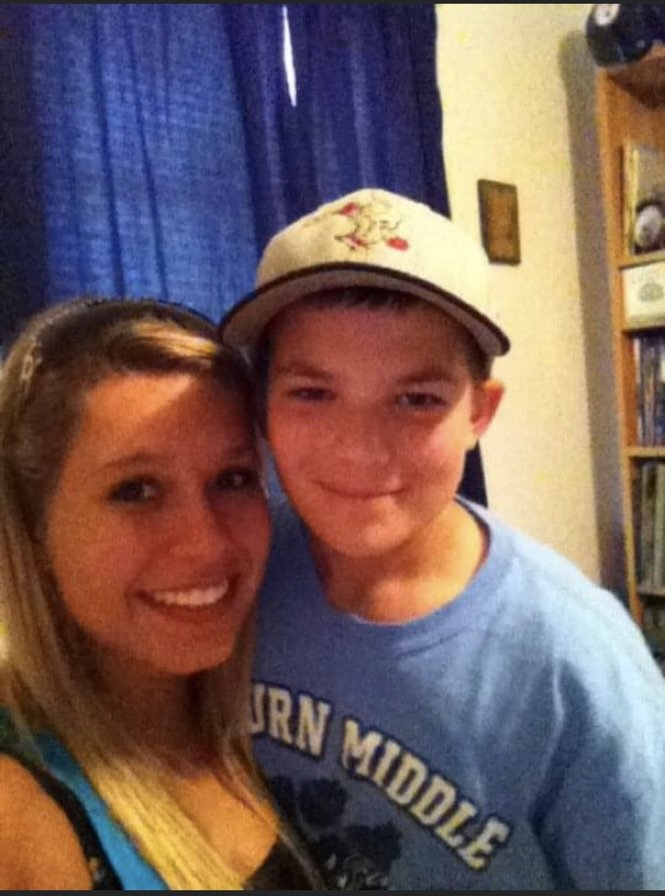
#> input picture site/memes/daniel-5-0.jpg, 665 x 896 px
$ python reece_swap.py ../site/memes/daniel-5-0.jpg ../site/memes/dart-gf.jpg out.png
#> lines starting #> are read from the running program, lines starting #| are printed output that depends on the picture; after the words box and inside, x2 and y2 are one past the last pixel; in counts of white or black regions, pixels touching at a corner belong together
import cv2, numpy as np, sys
from PIL import Image, ImageDraw, ImageFont
# usage: reece_swap.py <reece selfie (16.jpg)> <monster hat photo (15.jpg)> <out>
src=cv2.imread(sys.argv[1]); dst=cv2.imread(sys.argv[2]); H,W=dst.shape[:2]
#> further down, src is the input picture: shape (896, 665, 3); mean B, G, R 92, 94.9, 117.2
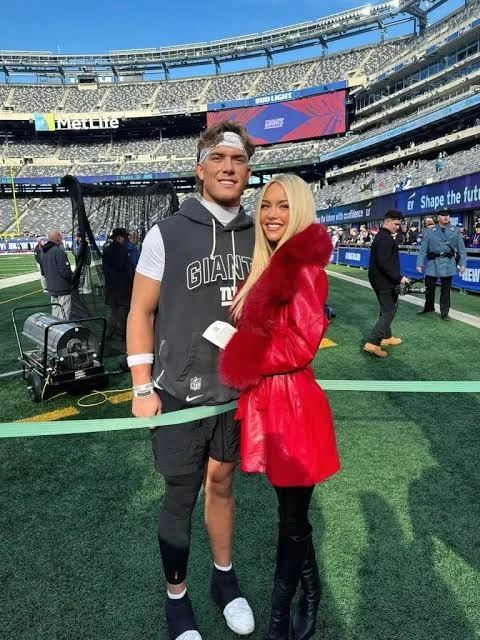
#> input picture site/memes/dart-gf.jpg, 480 x 640 px
#> further down, dst is the input picture: shape (640, 480, 3); mean B, G, R 96.7, 96.5, 91.6
#> after `H, W = dst.shape[:2]`: H = 640; W = 480
# landmark pairs: Reece selfie -> Monster hat guy (eyes, nose, mouth corners, chin, face edge)
S=np.float32([[277.5,450],[400,414],[355,500],[321.5,574],[436,539],[377.5,565],[390,685],
              [232,420],[250,520],[280,630],[465,610],[478,480],[470,400],[340,385]])
D=np.float32([[275,346],[409,306],[375,416],[362,455],[457,436],[410,446],[415,514],
              [240,348],[276,408],[335,484],[470,492],[502,415],[510,330],[342,312]])
# frame points so triangles cover the whole image (global affine from eyes + mouth)
M=cv2.getAffineTransform(S[[0,1,5]],D[[0,1,5]]); Mi=cv2.invertAffineTransform(M)
fr=np.float32([[0,0],[W-1,0],[W-1,H-1],[0,H-1],[W//2,0],[W-1,H//2],[W//2,H-1],[0,H//2]])
Sf=np.vstack([S,(Mi[:,:2]@fr.T).T+Mi[:,2]]); Df=np.vstack([D,fr])
sub=cv2.Subdiv2D((0,0,W,H))
for p in Df: sub.insert((float(min(p[0],W-1)),float(min(p[1],H-1))))
def idx(pt): return int(np.argmin(((Df-pt)**2).sum(1)))
warp=np.zeros_like(dst,np.float32)
for t in sub.getTriangleList():
    pts=t.reshape(3,2)
    if (pts<0).any() or (pts[:,0]>=W).any() or (pts[:,1]>=H).any(): continue
    ii=[idx(p) for p in pts]
    A=cv2.getAffineTransform(Sf[ii].astype(np.float32),Df[ii].astype(np.float32))
    wt=cv2.warpAffine(src,A,(W,H),flags=cv2.INTER_LANCZOS4,borderMode=cv2.BORDER_REFLECT).astype(np.float32)
    tm=np.zeros((H,W),np.uint8); cv2.fillConvexPoly(tm,np.int32(Df[ii]),1)
    warp[tm>0]=wt[tm>0]
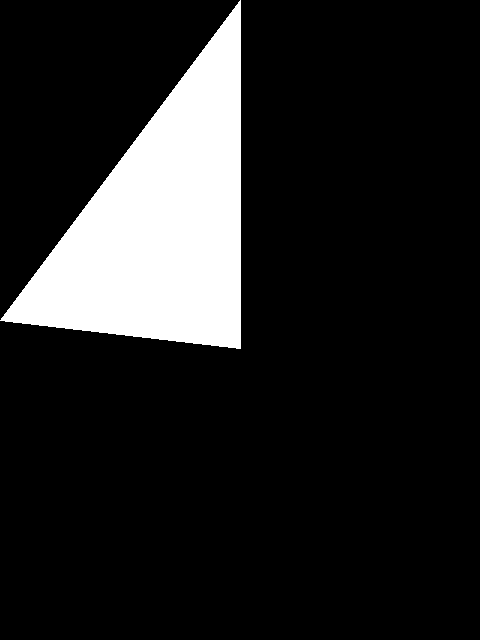
#> tm: shape (640, 480); values 0 (black) and 1 (white), 13.8% white; 1 white region, box (x1, y1, x2, y2) and area: (0, 0, 241, 349) 42253
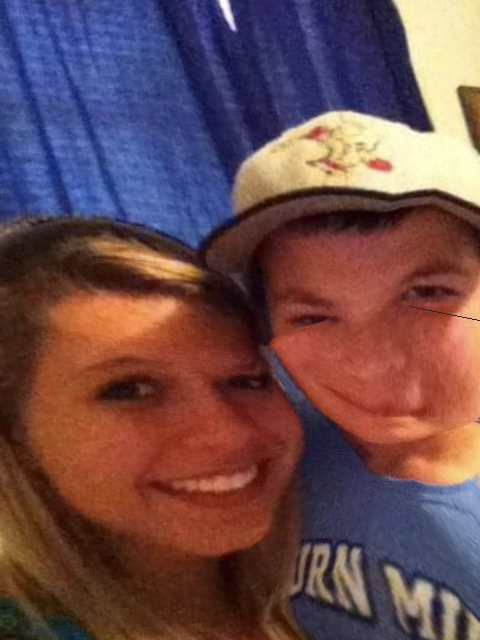
#> warp: shape (640, 480, 3) float32; mean B, G, R 78, 75.2, 107.8
# brim shadow on the warped face
yy,xx=np.mgrid[0:H,0:W].astype(np.float32)
def brim(x): return 322+(280-322)*(x-275)/(409-275)
dist=yy-brim(xx)
shade=np.clip(0.82+0.18*(dist/60.0),0.82,1.0)[...,None]
warp=np.clip(warp*shade,0,255).astype(np.uint8)
sm=cv2.bilateralFilter(warp,9,40,9); warp=cv2.addWeighted(sm,0.7,warp,0.3,0)
# soften crow's feet and under-eye lines so the grin isn't haggard
sm2=cv2.bilateralFilter(cv2.bilateralFilter(warp,15,60,15),15,60,15)
cf=np.zeros((H,W),np.float32)
#> cf: shape (640, 480) float32; every value is 0
for (cx,cy,ax,ay,ang) in [(452,300,30,26,-17),(250,356,22,26,-17),(409,326,34,13,-17),(278,366,30,13,-17)]:
    cv2.ellipse(cf,(cx,cy),(ax,ay),ang,0,360,1,-1)
#> cf: shape (640, 480) float32; values 0 (black) and 1 (white), 2.1% white; 2 white regions, box (x1, y1, x2, y2) and area: (376, 274, 480, 343) 3777, (228, 330, 308, 383) 2753
cf=cv2.GaussianBlur(cf,(0,0),7)[...,None]*0.85
#> cf: shape (640, 480, 1) float32
warp=(sm2*cf+warp*(1-cf)).astype(np.uint8)
poly=np.int32([[250,334],[300,318],[410,284],[470,270],[486,300],[490,350],[484,405],[474,450],[468,490],
               [415,518],[345,488],[300,430],[270,392]])
#> poly = 13 rows, first 8: [250, 334], [300, 318], [410, 284], [470, 270], [486, 300], [490, 350], [484, 405], [474, 450]
mask=np.zeros((H,W),np.uint8); cv2.fillPoly(mask,[poly],255)
#> after `mask = np.zeros((H, W), np.uint8)`: mask: shape (640, 480); every value is 0
#> after `cv2.fillPoly(mask, [poly], 255)`: mask: shape (640, 480); 12.7% white; 1 white region, box (x1, y1, x2, y2) and area: (250, 270, 480, 519) 39001
mask[dist<4]=0
#> mask: shape (640, 480); 12.7% white; 1 white region, box (x1, y1, x2, y2) and area: (250, 270, 480, 519) 38931
mask=cv2.erode(mask,np.ones((5,5),np.uint8))
#> mask: shape (640, 480); 12.1% white; 1 white region, box (x1, y1, x2, y2) and area: (253, 273, 480, 516) 37314
# Reinhard color transfer (LAB) from destination face to warped Reece, then feathered alpha blend
lab_w=cv2.cvtColor(warp,cv2.COLOR_BGR2LAB).astype(np.float32); lab_d=cv2.cvtColor(dst,cv2.COLOR_BGR2LAB).astype(np.float32)
mm=mask>0
for c in range(3):
    a=lab_w[...,c]; b=lab_d[...,c]
    am,asd,bm,bsd=a[mm].mean(),a[mm].std(),b[mm].mean(),b[mm].std()
    if c==0: tm_,ts=0.55*bm+0.45*am,0.45*bsd+0.55*asd   # brighter, less harsh than the bar lighting
    else:    tm_,ts=0.5*bm+0.5*am,asd                   # keep some of his skin warmth
    a[:]=(a-am)/(asd+1e-6)*ts+tm_
#> this loop made 3 passes
#> (am, asd, bm, bsd, tm_, ts) on passes 1 to 3: (107.3, 40.38, 108.5, 38.24, 107.9, 39.42), (156.5, 10.78, 124.7, 31.92, 140.6, 10.78), (148.8, 17.67, 143.3, 13.79, 146, 17.67)
#> pass 1, `b = lab_d[..., c]`:
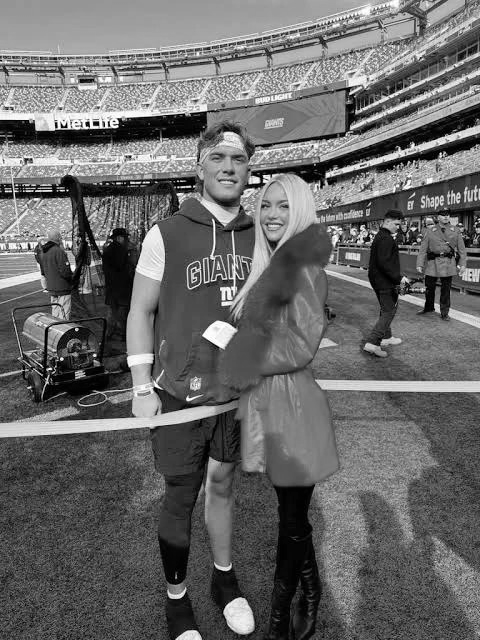
#> b: shape (640, 480) float32; min 0, max 255, mean 104.7
#> after the loop:
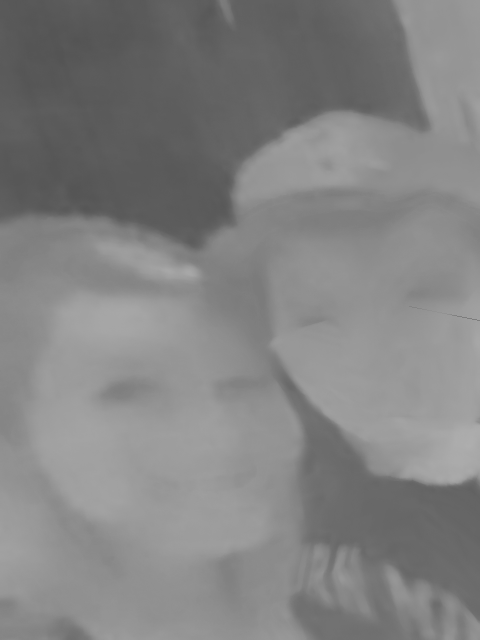
#> a: shape (640, 480) float32; min 83.25, max 174.2, mean 130.4
# lift the eye sockets so the eyes read under the brim
em=np.zeros((H,W),np.float32)
for (ex,ey) in [(275,346),(409,306)]: cv2.ellipse(em,(ex,ey),(34,20),-17,0,360,1,-1)
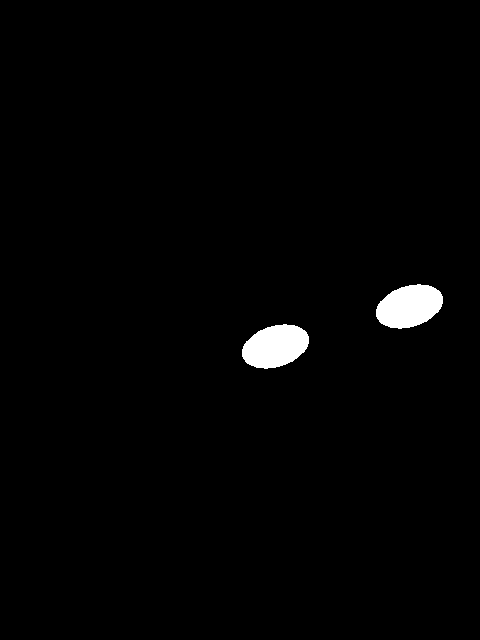
#> em: shape (640, 480) float32; values 0 (black) and 1 (white), 1.4% white; 2 white regions, box (x1, y1, x2, y2) and area: (376, 284, 443, 329) 2217, (242, 324, 309, 369) 2217
em=cv2.GaussianBlur(em,(0,0),9)
lab_w[...,0]+=14*em
warp2=cv2.cvtColor(np.clip(lab_w,0,255).astype(np.uint8),cv2.COLOR_LAB2BGR)
alpha=cv2.GaussianBlur(mask.astype(np.float32)/255,(0,0),6)[...,None]
out=(warp2*alpha+dst*(1-alpha)).astype(np.uint8)
# shirt: erase old print (text = darker than local fabric), refill, re-add fabric grain
g=cv2.cvtColor(dst,cv2.COLOR_BGR2GRAY).astype(np.float32)
bg=cv2.medianBlur(cv2.cvtColor(dst,cv2.COLOR_BGR2GRAY),31).astype(np.float32)
reg=np.zeros((H,W),bool); reg[590:805,225:690]=True
#> after `reg[590:805, 225:690] = True`: reg: shape (640, 480) bool; 4.2% white; 1 white region, box (x1, y1, x2, y2) and area: (225, 590, 480, 640) 12750
txt=(((bg-g)>18)&reg).astype(np.uint8)*255
#> txt: shape (640, 480); 0.55% white in thin lines or dots, all inside (x1, y1, x2, y2) = (225, 590, 480, 640)
txt=cv2.dilate(txt,np.ones((9,9),np.uint8))
#> txt: shape (640, 480); 3.9% white; 2 white regions, box (x1, y1, x2, y2) and area: (289, 586, 480, 640) 9587, (221, 586, 287, 640) 2422
out=cv2.inpaint(out,txt,6,cv2.INPAINT_NS)
# no bright blotches where the old letters were: cap refilled pixels at the surrounding fabric level
ref=cv2.medianBlur(out,41).astype(np.float32); m3=(txt>0)[...,None]
out=np.where(m3,np.minimum(out.astype(np.float32),ref+4),out).astype(np.uint8)
rng=np.random.default_rng(7)
grain=cv2.GaussianBlur(rng.normal(0,3.2,(H,W)).astype(np.float32),(0,0),0.8)
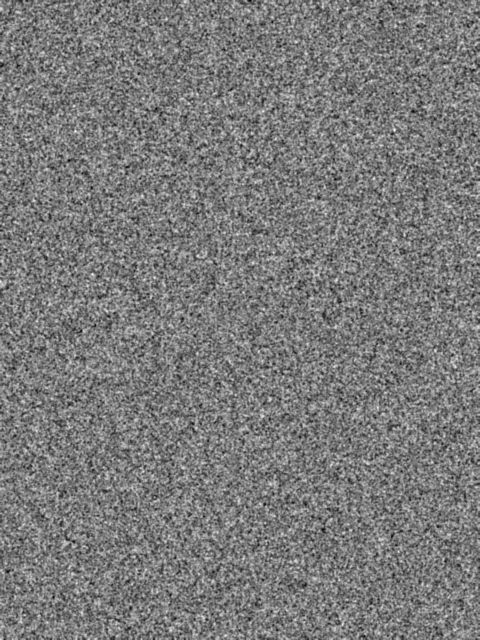
#> grain: shape (640, 480) float32; min -4.93, max 5.28, mean 0.00175; drawn with min black and max white
tf=cv2.GaussianBlur(txt.astype(np.float32)/255,(0,0),3)
out=np.clip(out.astype(np.float32)+(grain*tf)[...,None],0,255).astype(np.uint8)
# render new print at 3x, then warp it onto the fabric
K=3; lines=["I start three Browns","and I need help","immediately."]
font=ImageFont.truetype('/System/Library/Fonts/HelveticaNeue.ttc',45*K,index=1)
lay=Image.new('L',(W*K,H*K),0); d=ImageDraw.Draw(lay)
def tracked(y,l,cx,tr):
    w_=sum(d.textlength(ch,font=font) for ch in l)+tr*(len(l)-1); x=cx-w_/2
    for ch in l: d.text((x,y),ch,font=font,fill=255,stroke_width=K,stroke_fill=255); x+=d.textlength(ch,font=font)+tr
for i_,l in enumerate(lines): tracked((604+i_*56)*K,l,452*K,-1.2*K)
#> this loop made 3 passes
#> w_ in tracked on passes 1 to 3: 1271.7, 1001.3, 846.2
tmask=np.asarray(lay.resize((W,H),Image.LANCZOS)).astype(np.float32)/255
# fabric folds: displace by lighting gradient + slight chest curve
L=cv2.GaussianBlur(cv2.cvtColor(out,cv2.COLOR_BGR2GRAY).astype(np.float32),(0,0),7)
gy,gx=np.gradient(L)
yy2,xx2=np.mgrid[0:H,0:W].astype(np.float32)
mx=xx2-gx*0.9; my=yy2-gy*0.9+3.0*((xx2-452)/230.0)**2
tmask=cv2.remap(tmask,mx,my,cv2.INTER_LINEAR)
tmask=cv2.GaussianBlur(tmask,(0,0),0.45)
crack=np.clip(1-0.18*np.abs(cv2.GaussianBlur(rng.normal(0,1,(H,W)).astype(np.float32),(0,0),1.0)),0.75,1)
a=(tmask*0.96*crack)[...,None]
# ink follows the shirt lighting (darker in folds, a touch lighter in highlights) and keeps the weave
o=out.astype(np.float32); low=cv2.GaussianBlur(o,(0,0),5); hp=o-low
ink=low*0.16+hp*0.6+6
out=np.clip(o*(1-a)+ink*a,0,255).astype(np.uint8)
cv2.imwrite(sys.argv[3],out,[cv2.IMWRITE_JPEG_QUALITY,90])
print('ok')
